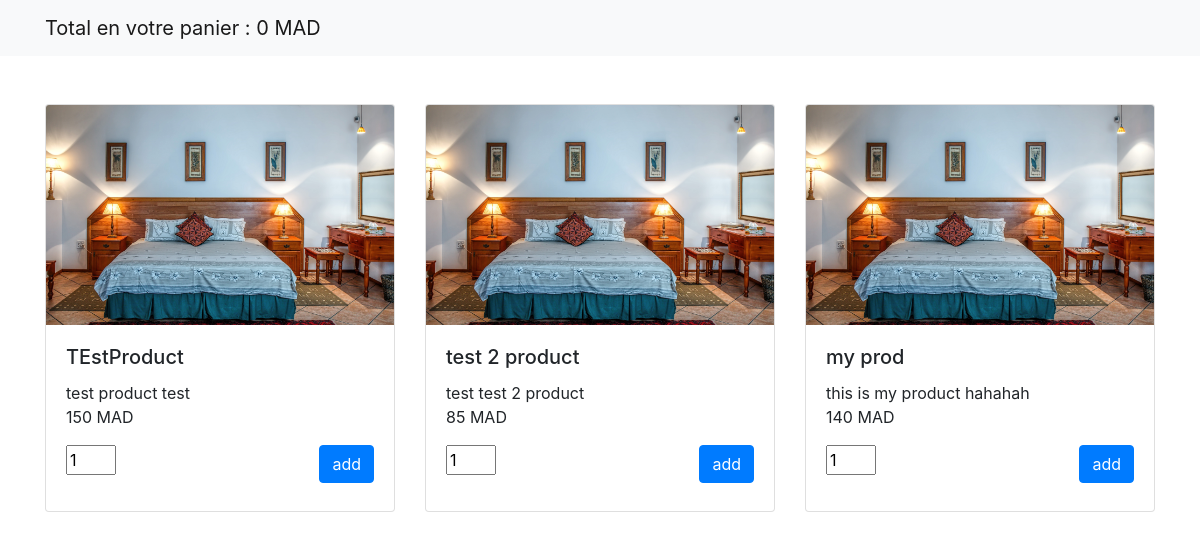
The page / on the database its author committed.
### tables this page shows
CREATE TABLE `product` (
  `id` int(11) NOT NULL,
  `libelle` varchar(50) NOT NULL,
  `description` text NOT NULL,
  `price` float NOT NULL,
  `QteEnStock` int(11) NOT NULL,
  `Image` varchar(250) NOT NULL
);

### APIrest.php (called while the page is built)
<?php
function getALlProduct(){
	include("Connect.php");
	$product = array();
	$i=0;
	$req = mysqli_query($conn,"SELECT * FROM `Product`");
	while ($row = mysqli_fetch_array($req)) {
		$i++;
		$product[$i] = $row;
	}
	return $product;
}
 ?>

### index.php (the view, shortened to what this page needs)
<?php
include('APIrest.php');
 ?>
<!DOCTYPE html>
<html>
<head>
	<link rel="stylesheet" type="text/css" href="Assets/Css/bootstrap.min.css">
</head>
<body>
	<?php
		$total = 0;
		 ?>
	<nav class="navbar navbar-expand-lg navbar-light bg-light">
  <div class="container">
    <a class="navbar-brand" href="panier.php">Total en votre panier :  <?php echo $total . ' MAD'; ?></a>
  </div>
</nav>
	<div class="container">
<div class="row mt-5">
	<?php $Product = getALlProduct();
			foreach ($Product as $key => $Product) {
	 ?>
<div class="col-sm-8 col-md-4">
	<div class="card">
		  <img class="card-img-top" src="<?php echo $Product['Image']; ?>" alt="Card image cap">
		 	<div class="card-body">
		    <h5 class="card-title"><?php echo $Product['libelle']; ?></h5>
		    <p class="card-text"><?php echo $Product['description'] .' <br>'.$Product['price'].' MAD'; ?>
		    <form action="cart.php?id=<?php echo $Product['id']; ?>" method="post">
		    <input style="width: 50px;" type="number" name="qte" min="1" value="1" max="<?php echo $Product['QteEnStock']; ?>">
		    <button name="add" class="btn btn-primary float-right">add</button>
		    </form>
		    </p>
			</div>
	</div>
</div>
<?php } ?>
</div>
</div>
</body>
</html>

### rows shown on the page
product: Image (picture), libelle "TEstProduct", description "test product test", price "150"
product: Image (picture), libelle "test 2 product", description "test test 2 product", price "85"
product: Image (picture), libelle "my prod", description "this is my product hahahah", price "140"

### other values the page prints
$total "0"
